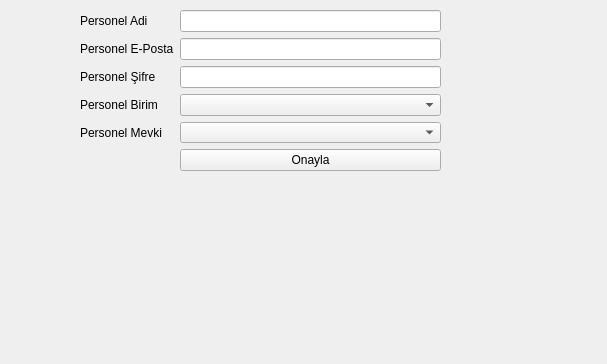
<?xml version="1.0" encoding="UTF-8"?>
<ui version="4.0">
 <class>PersonelEkleme</class>
 <widget class="QWidget" name="PersonelEkleme">
  <property name="geometry">
   <rect>
    <x>0</x>
    <y>0</y>
    <width>607</width>
    <height>364</height>
   </rect>
  </property>
  <property name="windowTitle">
   <string>Personel Ekleme Formu</string>
  </property>
  <widget class="QWidget" name="formLayoutWidget">
   <property name="geometry">
    <rect>
     <x>80</x>
     <y>10</y>
     <width>361</width>
     <height>161</height>
    </rect>
   </property>
   <layout class="QFormLayout" name="formLayout">
    <item row="0" column="0">
     <widget class="QLabel" name="talepAdiLabel">
      <property name="text">
       <string>Personel Adi</string>
      </property>
     </widget>
    </item>
    <item row="0" column="1">
     <widget class="QLineEdit" name="p_adi"/>
    </item>
    <item row="4" column="0">
     <widget class="QLabel" name="talepTanMLabel">
      <property name="text">
       <string>Personel Birim</string>
      </property>
     </widget>
    </item>
    <item row="4" column="1">
     <widget class="QComboBox" name="p_birim"/>
    </item>
    <item row="1" column="0">
     <widget class="QLabel" name="talepNemiLabel">
      <property name="text">
       <string>Personel E-Posta</string>
      </property>
     </widget>
    </item>
    <item row="1" column="1">
     <widget class="QLineEdit" name="p_eposta"/>
    </item>
    <item row="3" column="0">
     <widget class="QLabel" name="yetkiliPersonelLabel">
      <property name="text">
       <string>Personel Şifre</string>
      </property>
     </widget>
    </item>
    <item row="3" column="1">
     <widget class="QLineEdit" name="p_sifre"/>
    </item>
    <item row="5" column="0">
     <widget class="QLabel" name="talepTRLabel">
      <property name="text">
       <string>Personel Mevki</string>
      </property>
     </widget>
    </item>
    <item row="5" column="1">
     <widget class="QComboBox" name="p_mevki"/>
    </item>
    <item row="6" column="1">
     <widget class="QPushButton" name="onay">
      <property name="text">
       <string>Onayla</string>
      </property>
     </widget>
    </item>
   </layout>
  </widget>
 </widget>
 <tabstops>
  <tabstop>p_adi</tabstop>
  <tabstop>p_eposta</tabstop>
  <tabstop>p_sifre</tabstop>
  <tabstop>p_birim</tabstop>
  <tabstop>p_mevki</tabstop>
  <tabstop>onay</tabstop>
 </tabstops>
 <resources/>
 <connections/>
</ui>
